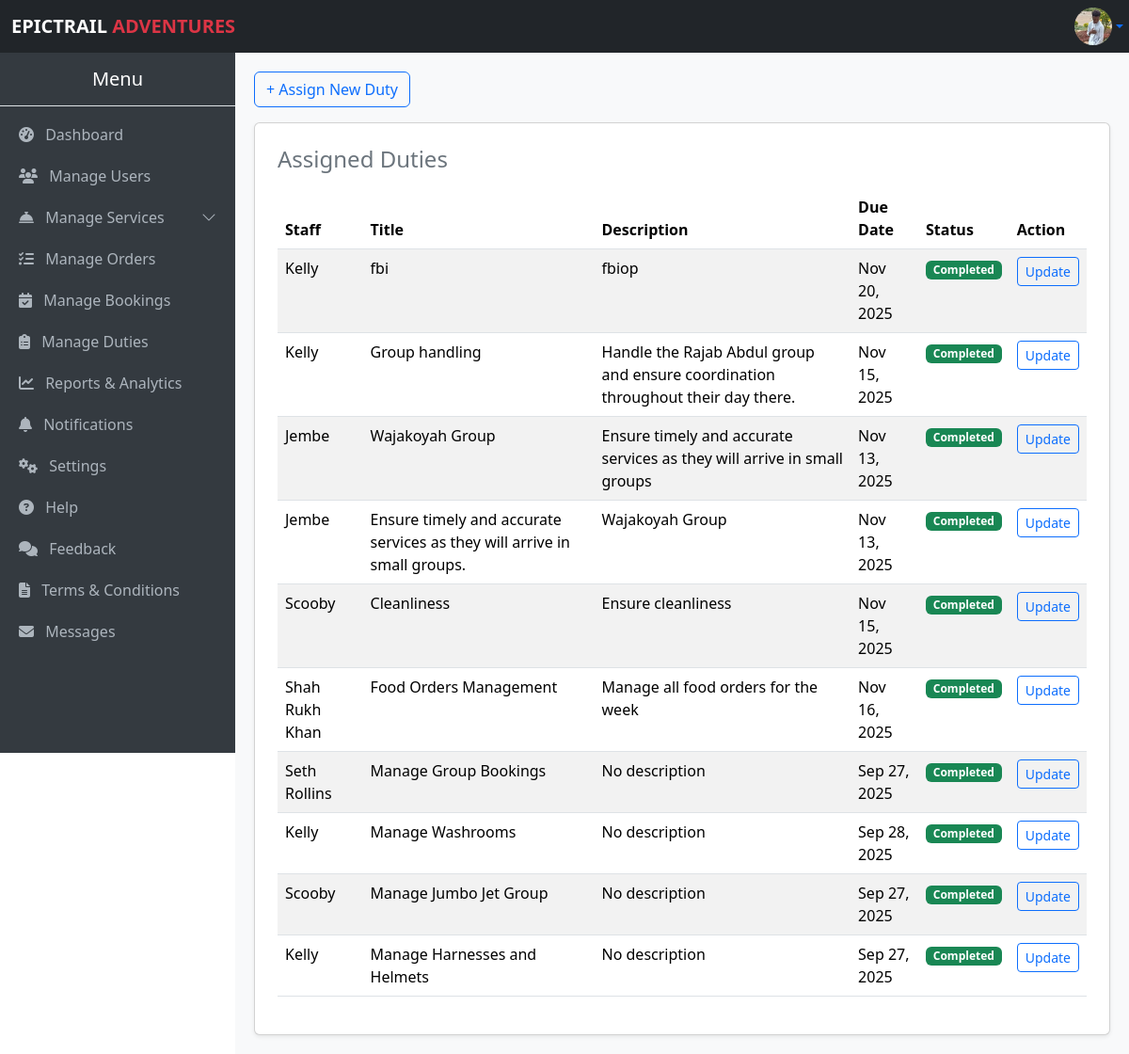
The page /duties/ (signed in) on the database its author committed.
### myApp/models.py (models this page shows, shortened)
class Profile(models.Model):
    profile_user = models.OneToOneField(User, on_delete=models.CASCADE)
    profile_phone = models.CharField(max_length=15, blank=True, null=True)
    profile_photo = models.ImageField(upload_to='profile_photos/', null=True, blank=True)

class Duty(models.Model):
    duty_staff = models.ForeignKey(
        User,
        on_delete=models.CASCADE,
        limit_choices_to={'is_staff': True}
    )
    duty_title = models.CharField(max_length=100)
    duty_description = models.TextField(blank=True)
    duty_due_date = models.DateField()
    duty_assigned_on = models.DateTimeField(auto_now_add=True)
    duty_completed = models.BooleanField(default=False)

### myApp/views.py (the view)
# urls.py: path('duties/', views.duties, name='duties'),
@login_required
@user_passes_test(admin_required)
def duties(request):
    duties = Duty.objects.all().order_by('-duty_assigned_on')  # make sure field exists
    return render(request, 'duties.html', {'duties': duties})

### myApp/context_processors.py (called while the page is built)
def total_users(request):
    return {'total_users': User.objects.count()}

def total_bookings(request):
    return {'total_bookings': Booking.objects.count()}

def total_amount(request):
    total = 0
    if request.user.is_authenticated:
        bookings = Booking.objects.all()  # optionally filter by user=request.user
        booking_total = sum(booking.amount_required for booking in bookings)
        food_orders = FoodOrder.objects.all()  # optionally filter by user=request.user
        food_total = sum(order.total_price() for order in food_orders)  # <- call the method
        total = booking_total + food_total
    return {'total_amount': total}

def total_cost(request):
    if not request.user.is_authenticated:
        return {
            'user_bookings': [],
            'user_total_amount': 0,
        }
    bookings = Booking.objects.filter(booking_user=request.user).prefetch_related(
        'booking_activities', 'booking_packages', 'booking_rooms', 'booking_food', 'booking_tours'
    )
    total_amount = sum(b.amount_required for b in bookings)
    return {
        'user_bookings': bookings,
        'user_total_amount': total_amount,
    }

### myApp/models.py (called while the page is built)
    @property
    def nights_spent(self):
        if self.booking_check_in and self.booking_check_out:
            days = (self.booking_check_out - self.booking_check_in).days
            return max(days, 1)
        return 1

    @property
    def amount_required(self):
        pax = self.booking_pax
        room_cost = sum(
            room.room_room_type.roomType_price_per_night * pax * self.nights_spent
            for room in self.booking_rooms.all()
        )
        activities_cost = sum(
            a.activity_price_per_person * pax for a in self.booking_activities.all()
        )
        package_cost = sum(
            p.package_price_per_person * pax for p in self.booking_packages.all()
        )
        food_cost = sum(
            f.food_price_per_person * pax for f in self.booking_food.all()
        )
        tour_cost = sum(
            t.tour_price_per_person * pax for t in self.booking_tours.all()
        )
        return room_cost + activities_cost + package_cost + food_cost + tour_cost

    def total_price(self):
        return self.foodOrder_food.food_price_per_person * self.foodOrder_quantity

### myApp/views.py (called while the page is built)
def admin_required(user):
    return user.is_authenticated and user.is_superuser

### myApp/templates/duties.html (shortened to what this page needs)
{% extends "base.admin.html" %}
{% block content %}
<a href="{% url 'assign_duty' %}" class="btn btn-outline-primary mb-3">+ Assign New Duty</a>
<div class="card p-4 shadow-sm">
    <h4 class="text-secondary mb-3">Assigned Duties</h4>
    <table class="table table-striped">
        <thead>
            <tr>
                <th>Staff</th>
                <th>Title</th>
                <th>Description</th>
                <th>Due Date</th>
                <th>Status</th>
                <th>Action</th>
            </tr>
        </thead>
        <tbody>
            {% for duty in duties %}
            <tr>
                <td>{{ duty.duty_staff.username }}</td>
                <td>{{ duty.duty_title }}</td>
                <td>{% if duty.duty_description %}{{ duty.duty_description }}{% else %}No description{% endif %}</td>
                <td>{{ duty.duty_due_date|date:"M d, Y" }}</td>
                <td>
                    {% if duty.duty_completed %}
                    <span class="badge bg-success">Completed</span>
                    {% else %}
                    <span class="badge bg-warning text-dark">Pending</span>
                    {% endif %}
                </td>
                <td>
                    <a href="{% url 'update_duty_status' duty.id %}" class="btn btn-sm btn-outline-primary">Update</a>
                </td>
            </tr>
            {% empty %}
            <tr>
                <td colspan="6" class="text-center">No duties assigned yet.</td>
            </tr>
            {% endfor %}
        </tbody>
    </table>
</div>
{% endblock %}

### myApp/templates/base.admin.html (shortened to what this page needs)
<!DOCTYPE html>
<html lang="en">
<head>
    <link href="https://cdn.jsdelivr.net/npm/bootstrap@5.3.3/dist/css/bootstrap.min.css" rel="stylesheet">
    <link rel="stylesheet" href="https://cdn.jsdelivr.net/npm/bootstrap-icons@1.11.3/font/bootstrap-icons.css">
    <link rel="stylesheet" href="https://cdnjs.cloudflare.com/ajax/libs/font-awesome/6.5.2/css/all.min.css">
</head>
<body>
    <nav class="navbar navbar-expand-lg navbar-dark bg-dark">
        <div class="container-fluid">
            <a class="navbar-brand" href="#"><strong>EPICTRAIL <span class="text-danger">ADVENTURES</span></strong></a>
            <div class="d-flex align-items-center">
                <div class="dropdown ms-2">
                    <a class="d-flex align-items-center justify-content-center dropdown-toggle"
                        type="button"
                        id="profileDropdown"
                        data-bs-toggle="dropdown"
                        aria-expanded="false"
                        style="width: 40px; height: 40px;"
                        title="Manage Profile">
                        {% if user.profile.profile_photo %}
                            <img src="{{ user.profile.profile_photo.url }}" alt="{{ user.username }}" class="rounded-circle" width="40" height="40">
                        {% else %}
                            <i class="bi bi-person"></i>
                        {% endif %}
                    </a>
                </div>
            </div>
        </div>
    </nav>
    <div class="collapse d-lg-block sidebar" id="sidebarMenu">
        <h5 class="text-center py-3 border-bottom">Menu</h5>
        <a href="{% url 'admin_dashboard' %}"><i class="fas fa-tachometer-alt me-2"></i> Dashboard</a>
        <a href="{% url 'users' %}"><i class="fas fa-users me-2"></i> Manage Users</a>
        <a class="d-flex justify-content-between align-items-center" data-bs-toggle="collapse" href="#servicesMenu" role="button" aria-expanded="false" aria-controls="servicesMenu">
            <span><i class="fas fa-concierge-bell me-2"></i> Manage Services</span>
            <i class="bi bi-chevron-down"></i>
        </a>
        <a href="{% url 'manage_orders' %}"><i class="fas fa-tasks me-2"></i> Manage Orders</a>
        <a href="{% url 'booking_list' %}"><i class="fas fa-calendar-check me-2"></i> Manage Bookings</a>
        <a href="{% url 'duties' %}"><i class="fas fa-clipboard-list me-2"></i> Manage Duties</a>
        <a href="{% url 'reports_analytics' %}"><i class="fas fa-chart-line me-2"></i> Reports & Analytics</a>
        <a href="{% url 'notifications' %}"><i class="fas fa-bell me-2"></i> Notifications</a>
        <a href="{% url 'system_settings' %}"><i class="fas fa-cogs me-2"></i> Settings</a>
        <a href="#"><i class="fas fa-question-circle me-2"></i> Help</a>
        <a href="#"><i class="fas fa-comments me-2"></i> Feedback</a>
        <a href="#"><i class="fas fa-file-alt me-2"></i> Terms & Conditions</a>
        <a href="#"><i class="fas fa-envelope me-2 mb-5"></i> Messages</a>
    </div>
    <div class="content">
        {% block content %}{% endblock %}
    </div>
</body>
</html>

### myApp/templates/base.admin.html (style rules this page uses)
body { margin: 0; padding: 0; }
.navbar { position: fixed; top: 0; left: 0; width: 100%; z-index: 1030; }
.sidebar { position: fixed; top: 56px; left: 0; width: 250px; height: calc(100vh - 56px); background-color: #343a40; color: #fff; overflow-y: auto; }
.sidebar a { color: #adb5bd; text-decoration: none; display: block; padding: 10px 20px; }
.content { margin-top: 56px; margin-left: 250px; padding: 20px; background-color: #f8f9fa; min-height: calc(100vh - 56px); }

### rows shown on the page
Duty: duty_staff.username "Kelly", duty_title "fbi", duty_description "fbiop", duty_due_date "Nov 20, 2025", duty_completed "Completed"
Duty: duty_staff.username "Kelly", duty_title "Group handling", duty_description "Handle the Rajab Abdul group and ensure coordination throughout their day there.", duty_due_date "Nov 15, 2025", duty_completed "Completed"
Duty: duty_staff.username "Jembe", duty_title "Wajakoyah Group", duty_description "Ensure timely and accurate services as they will arrive in small groups", duty_due_date "Nov 13, 2025", duty_completed "Completed"
Duty: duty_staff.username "Jembe", duty_title "Ensure timely and accurate services as they will arrive in small groups.", duty_description "Wajakoyah Group", duty_due_date "Nov 13, 2025", duty_completed "Completed"
Duty: duty_staff.username "Scooby", duty_title "Cleanliness", duty_description "Ensure cleanliness", duty_due_date "Nov 15, 2025", duty_completed "Completed"
Duty: duty_staff.username "Shah Rukh Khan", duty_title "Food Orders Management", duty_description "Manage all food orders for the week", duty_due_date "Nov 16, 2025", duty_completed "Completed"
Duty: duty_staff.username "Seth Rollins", duty_title "Manage Group Bookings", duty_description "No description", duty_due_date "Sep 27, 2025", duty_completed "Completed"
Duty: duty_staff.username "Kelly", duty_title "Manage Washrooms", duty_description "No description", duty_due_date "Sep 28, 2025", duty_completed "Completed"
Duty: duty_staff.username "Scooby", duty_title "Manage Jumbo Jet Group", duty_description "No description", duty_due_date "Sep 27, 2025", duty_completed "Completed"
Duty: duty_staff.username "Kelly", duty_title "Manage Harnesses and Helmets", duty_description "No description", duty_due_date "Sep 27, 2025", duty_completed "Completed"
